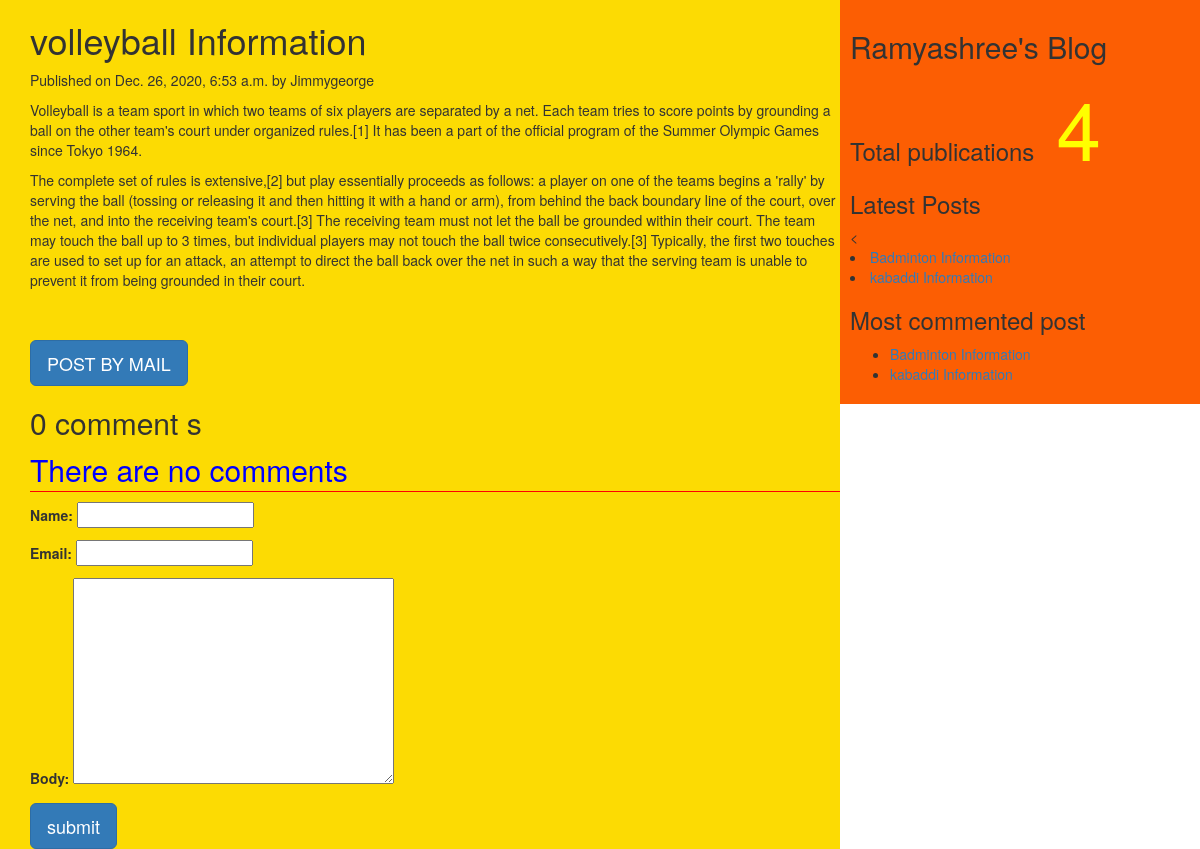
Page /2020/12/26/volleyball-information on the committed database.
### myApp/models.py (models this page shows, shortened)
class Post(models.Model):
    tags=TaggableManager()
    STATUS_CHOICE=(('draft','Draft'),('published','Published'))
    title=models.CharField(max_length=256)
    slug=models.SlugField(max_length=50,unique_for_date='publish')
    author=models.ForeignKey(User,related_name='blog_posts',on_delete=models.CASCADE)
    body=models.TextField()
    publish=models.DateTimeField(default=timezone.now)
    created=models.DateTimeField(auto_now_add=True)
    updated=models.DateTimeField(auto_now=True)
    status=models.CharField(max_length=20,choices=STATUS_CHOICE,default='draft')
    objects=CustomManager()
    class Meta:
        ordering=('-publish',)
    def get_absolute_url(self):
        return reverse('post_detail',args=[self.publish.year,self.publish.strftime('%m'),self.publish.strftime('%d'),self.slug])

### myApp/views.py (the view, shortened to what this page needs)
# urls.py: url(r'(?P<year>\d{4})/(?P<month>\d{2})/(?P<day>\d{2})/(?P<post>[-\w]+)',views.post_detail_view,name='post_detail'),
def post_detail_view(request,year,month,day,post):
    post=get_object_or_404(Post,slug=post,publish__year=year,publish__month=month,publish__day=day)
    comments=post.comments.filter(active=True)
    csubmit=False
    form=CommentForm()
    d={'post':post,'form':form,'csubmit':csubmit,'comments':comments}
    return render(request,'myApp/post_detail.html',d)

### myApp/forms.py
class CommentForm(forms.ModelForm):
    class Meta:
        model=Comment
        fields=('name','email','body')

### myApp/models.py (called while the page is built)
    def get_queryset(self):
        return super().get_queryset().filter(status='published')

### myApp/templatetags/mytags.py (called while the page is built)
@register.simple_tag
def total_posts():
    return Post.objects.count()

@register.inclusion_tag('myApp/latest_post.html')
def show_latest_post(count=3):
     latest_posts=Post.objects.order_by('-publish')[:count]
     return {'latest_posts':latest_posts}

@register.simple_tag
def get_most_commented_posts(count=2):
    return Post.objects.annotate(total_comments=Count('comments')).order_by('-total_comments')[:count]

### templates/myApp/post_detail.html (shortened to what this page needs)
<!DOCTYPE html>
<html lang="en" dir="ltr">
  {%extends 'myApp/parent.html'%}
    {%block content_block%}
    <h1>{{post.title}}</h1>
    <p>Published on {{post.publish}} by {{post.author|title}}</p>
    {{post.body|linebreaks}}<br><br>
    <a href="/{{post.id}}/share" class='btn btn-lg btn-primary'>POST BY MAIL</a>
    {%with comments.count as comments_count%}
    <h2>{{comments_count}} comment {{comments_count|pluralize}}</h2>
    {%endwith%}
    {%if comments%}
      {%for c in comments%}
        <p>Comment {{forloop.counter}} by {{c.name}}</p>
        <div>{{c.body|linebreaks}}</div><hr>
      {%endfor%}
      {%else%}
      <p style="color:blue;font-size:30px;font-style:bold;border-bottom:1px red solid;">There are no comments</p>
    {%endif%}
    {%if csubmit%}
      <h2>Thankyou..Your comment has submiteed successfully!!</h2>
    {%else%}
      <form method="post">
        {{form.as_p}}
        <input type="submit" class='btn btn-lg btn-primary' value="submit">
      </form>
    {%endif%}
    {%endblock%}

### templates/myApp/parent.html (shortened to what this page needs)
<!DOCTYPE html>
<html lang="en" dir="ltr">
{%load mytags%}
  <head>
<link rel="stylesheet" href="https://maxcdn.bootstrapcdn.com/bootstrap/3.3.7/css/bootstrap.min.css">
  </head>
  <body>
    <div class="content" style="height:300%;width:70%;float:left;background-color:#fcdb03;padding:0 0 0 30px;">
      {%block content_block%}
      {%endblock%}
    </div>
    <div class="sidebar" style="height:300%;width:30%;float:right;background-color:#fc5e03;padding:10px;">
      <h2>Ramyashree's Blog</h2>
  <h3>Total publications<span style="color:yellow;font-size:80px">
{%total_posts%}
</span></h3>
<h3>Latest Posts</h3><span>
{%show_latest_post 2%}</span>
<h3>Most commented post</h3>
{%get_most_commented_posts as m%}
<ul>
  {%for post in m%}
  <li><a href="{{post.get_absolute_url}}">{{post.title}}</a>
  </li>
  {%endfor%}
</ul>
    </div>
  </body>
</html>

### templates/myApp/latest_post.html
<<!DOCTYPE html>
<html lang="en" dir="ltr">
  <head>
  </head>
  <body>
    {%for post in latest_posts%}
    <li><a href="{{post.get_absolute_url}}">{{post.title}}</a></li>
    {%endfor%}
  </body>
</html>

### rows in the picture
Post: title "volleyball Information", publish "Dec. 26, 2020, 6:53 a.m.", author "Jimmygeorge", body "Volleyball is a team sport in which two teams of six players are separated by a net. Each team tries to score points by grounding a ball on the other team's court under organized rules.[1] It has been a part of the official program of the Summer Olympic Games since Tokyo 1964. The complete set of rules is extensive,[2] but play essentially proceeds as follows: a player on one of the teams begins a 'rally' by serving the ball (tossing or releasing it and then hitting it with a hand or arm), from behind the back boundary line of the court, over the net, and into the receiving team's court.[3] The receiving team must not let the ball be grounded within their court. The team may touch the ball…"
Post: title "Badminton Information"
Post: title "kabaddi Information"

### other values in the picture
{{ comments_count }} "0"
